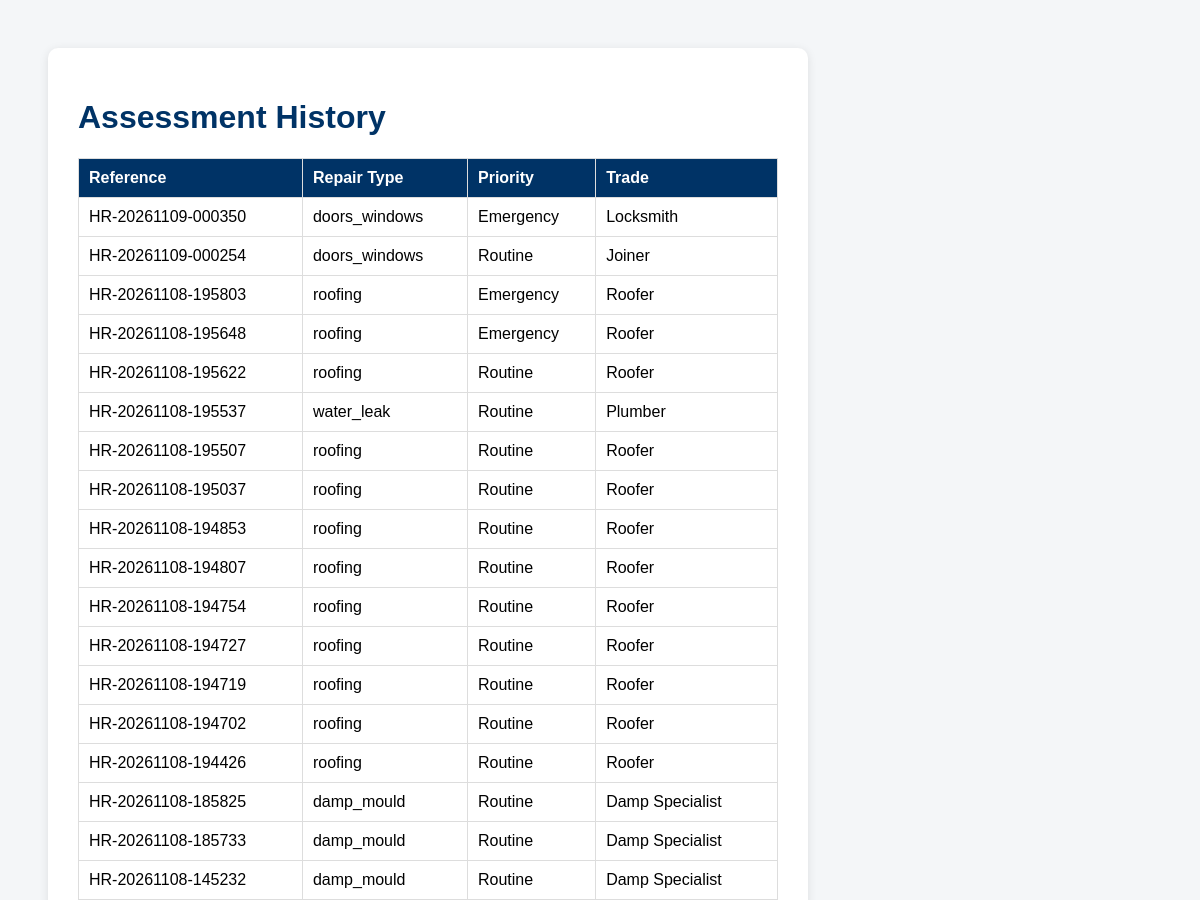
Before: /history (upper part) with the older database file.
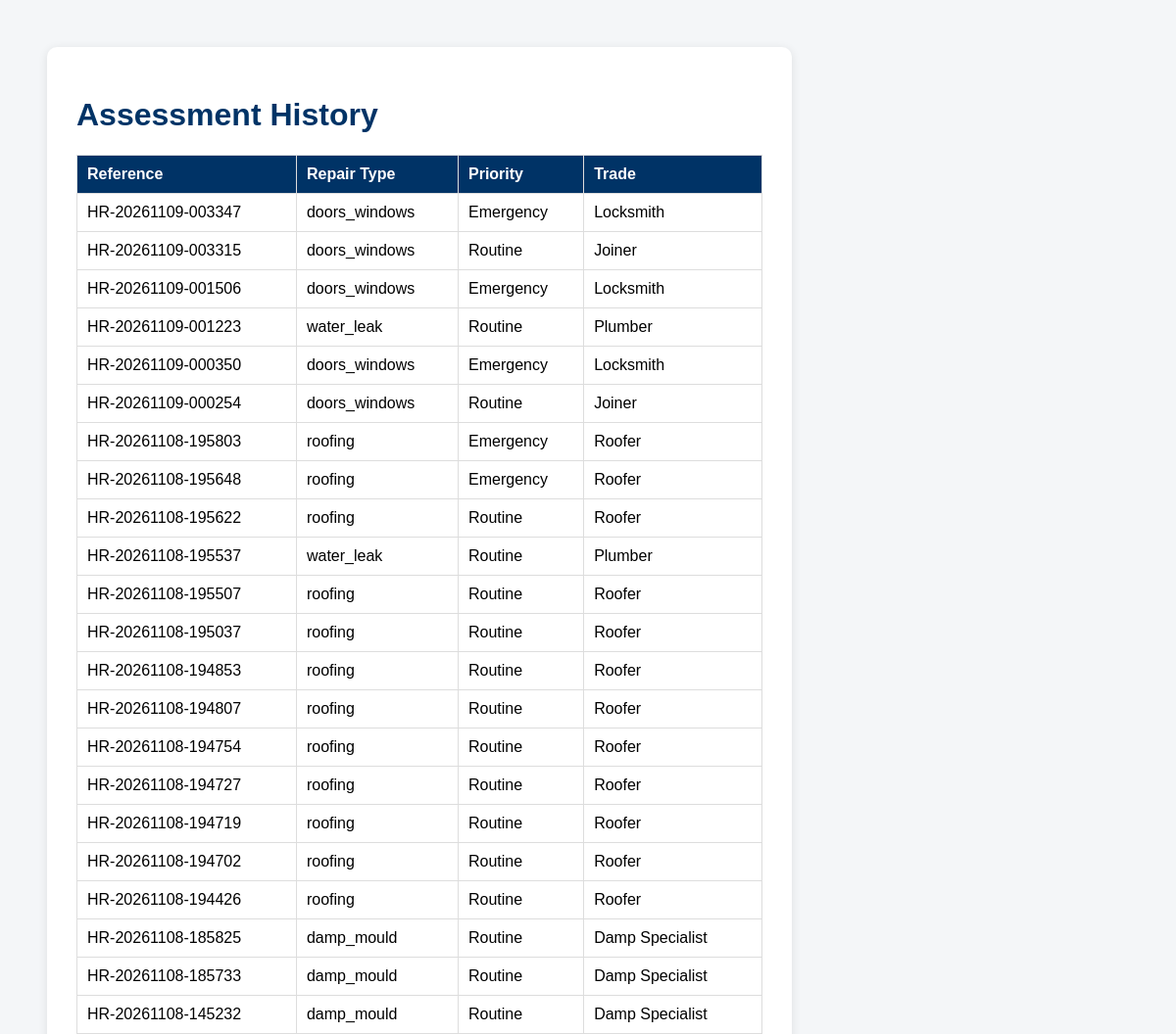
After: the same page with the newer database file.
### tables this page shows
CREATE TABLE assessments (

    id INTEGER PRIMARY KEY AUTOINCREMENT,

    reference TEXT,

    repair_type TEXT,

    priority TEXT,

    trade TEXT,

    attendance TEXT,

    message TEXT
);

### app.py (the view)
@app.route("/history")
def history():
    connection = sqlite3.connect(
        "repairs.db"
    )
    connection.row_factory = sqlite3.Row
    cursor = connection.cursor()
    cursor.execute(
        """
        SELECT *
        FROM assessments
        ORDER BY id DESC
        """
    )
    records = cursor.fetchall()
    connection.close()
    return render_template(
        "history.html",
        records=records
    )

### templates/history.html (shortened to what this page needs)
<!DOCTYPE html>
<html>
<head>
    <link rel="stylesheet"
          href="/static/style.css">
</head>
<body>
<div class="result-card">
    <h1>Assessment History</h1>
    <table>
        <tr>
            <th>Reference</th>
            <th>Repair Type</th>
            <th>Priority</th>
            <th>Trade</th>
        </tr>
        {% for row in records %}
        <tr>
            <td>{{ row.reference }}</td>
            <td>{{ row.repair_type }}</td>
            <td>{{ row.priority }}</td>
            <td>{{ row.trade }}</td>
        </tr>
        {% endfor %}
    </table>
    <br><br>
    <br><br>
</div>
</body>
</html>

### static/style.css (style rules this page uses)
body { font-family: Arial, sans-serif; background-color: #f4f6f8; padding: 40px; }
h1 { color: #003366; }
.result-card { background: white; padding: 30px; border-radius: 10px; max-width: 700px; box-shadow: 0 2px 10px rgba(0, 0, 0, 0.1); }
table { width: 100%; border-collapse: collapse; }
th, td { border: 1px solid #ddd; padding: 10px; text-align: left; }
th { background-color: #003366; color: white; }

Changed rows visible on the page:
added assessments: reference "HR-20261109-003347", repair_type "doors_windows", priority "Emergency", trade "Locksmith"
added assessments: reference "HR-20261109-003315", repair_type "doors_windows", priority "Routine", trade "Joiner"
added assessments: reference "HR-20261109-001506", repair_type "doors_windows", priority "Emergency", trade "Locksmith"
added assessments: reference "HR-20261109-001223", repair_type "water_leak", priority "Routine", trade "Plumber"
